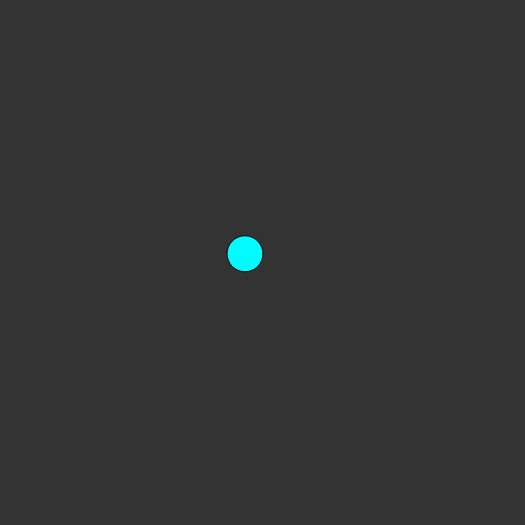
Frame 1 (no input)
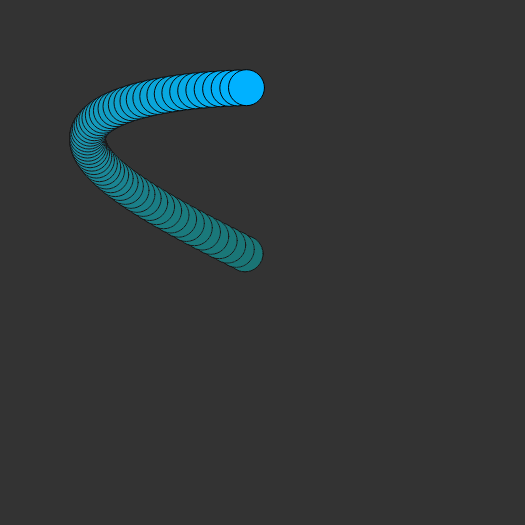
Frame 60 (no input)
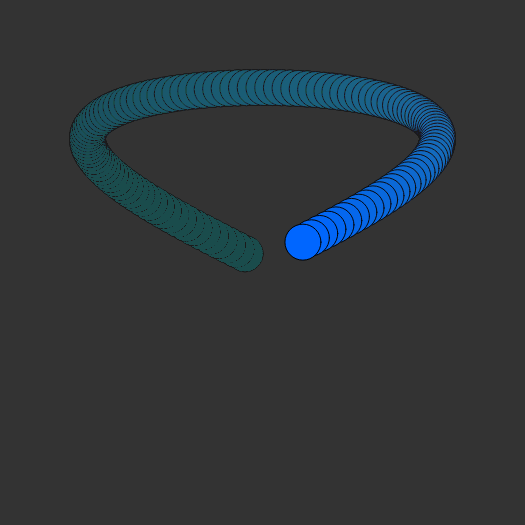
Frame 120 (the mouse pressed at the canvas centre since frame 60)

The p5.js sketch that drew these frames (run headless with seeded random() and noise() and a simulated clock; from frame 60 on, the mouse is pressed at the canvas centre):

// p5.js sketch
// ── sketch.js
// Version 0.7

let a, b, a_p, a_b, delta, delta_p;
let draw_x, draw_y;
let t = 1;
let amp_x = 175;
let amp_y = 175;

function setup() {
  createCanvas(525, 525);
  delta = PI;
  background(51);
  let div = createDiv("");
  draw_x = createP("");
  draw_y = createP("");
  draw_x.elt.setAttribute("class", "function");
  draw_y.elt.setAttribute("class", "function");

  a_p = createP(" ");
  a = createSlider(-0.1, 0.1, 0.1, 0.005);
  a_p.elt.innerHTML = "a: " + a.elt.value;

  b_p = createP(" ");
  b = createSlider(-0.1, 0.1, -0.05, 0.005);
  b_p.elt.innerHTML = "b: " + b.elt.value;


  a.size(300);
  b.size(300);

  div.child(a_p);
  div.child(a);
  div.child(b_p);
  div.child(b);

  table(div);
  drawFunc();

  a.elt.addEventListener('change', ev => {
    background(51);
    a_p.elt.innerHTML = "a: " + a.elt.value;
  });
  b.elt.addEventListener('change', ev => {
    background(51);
    b_p.elt.innerHTML = "b: " + b.elt.value;
  });
}

function draw() {
  background(51, 5);
  let x, y;
  x = amp_x * sin((Number(a.elt.value) * t) + delta);
  y = amp_y * sin(Number(b.elt.value) * t);

  translate(width / 2, height / 2);
  colorMode(HSB);
  let hue = map(sin(t / 300), -1, 1, 0, 360);

  fill(hue, 100, 100);
  let circle = ellipse(x, y, 36, 36);
  colorMode(RGB);
  t += 0.5;

}

function table(div){
  let table = createElement("table");

  let twopi_p= createElement("th");
  let span1 = createElement("span");
  span1.elt.setAttribute("class", "left");
  span1.elt.style = "display: block;"
  span1.elt.value = TWO_PI;
  span1.elt.innerHTML = "2π";

  twopi_p.child(span1);
  twopi_p.elt.value = TWO_PI;
  twopi_p.elt.addEventListener('click', changeDelta);
  table.child(twopi_p);

  let pi_p= createElement("th");
  let span2 = createElement("span");
  span2.elt.setAttribute("class", "left");
  span2.elt.style = "display: block;"
  span2.elt.value = PI;
  span2.elt.innerHTML = "π";

  pi_p.child(span2);
  pi_p.elt.value = PI;
  pi_p.elt.addEventListener('click', changeDelta);
  table.child(pi_p);

  let halfpi_p= createElement("th");
  let span3 = createElement("span");
  span3.elt.style = "display: block;"
  span3.elt.value = HALF_PI;
  span3.elt.innerHTML = "π";

  let span4 = createElement("span");
  span4.elt.style = "display: block; border-top: 1px solid";
  span4.elt.value = HALF_PI;
  span4.elt.innerHTML = "2";

  halfpi_p.child(span3);
  halfpi_p.child(span4);
  halfpi_p.elt.value = HALF_PI;
  halfpi_p.elt.addEventListener('click', changeDelta);
  table.child(halfpi_p);

  let quarterpi_p= createElement("th");
  let span5 = createElement("span");
  span5.elt.style = "display: block;"
  span5.elt.value = QUARTER_PI;
  span5.elt.innerHTML = "π";

  let span6 = createElement("span");
  span6.elt.style = "display: block; border-top: 1px solid";
  span6.elt.value = QUARTER_PI;
  span6.elt.innerHTML = "4";

  quarterpi_p.child(span5);
  quarterpi_p.child(span6);
  quarterpi_p.elt.value = QUARTER_PI;
  quarterpi_p.elt.addEventListener('click', changeDelta);
  table.child(quarterpi_p);

  delta_p = createP("Delta: π");
  div.child(delta_p);
  div.child(table);
}

function changeDelta(e){
  let value = Number(e.srcElement.value)

  if(value > 6){
    delta_p.elt.innerHTML = "Delta: 2π";
  }else if(value > 3){
    delta_p.elt.innerHTML = "Delta: π";
  }else if(value > 1.5){
    delta_p.elt.innerHTML = "Delta: π / 2";
  }else{
    delta_p.elt.innerHTML = "Delta: π / 4";
  }
  delta = value;
  background(51);
  drawFunc();
}


function drawFunc(){
  let delta_print;
  if(delta > 6){
    delta_print = "2π";
  }else if(delta > 3){
    delta_print = "π";
  }else if(delta > 1.5){
    delta_print = "π / 2";
  }else{
    delta_print = "π / 4";
  }

  draw_x.elt.innerHTML = "x = " + String(amp_x) + " sin(" + String(a.elt.value) + " t + " + delta_print + "),";
  draw_y.elt.innerHTML = "y = " + String(amp_y) + " sin(" + String(b.elt.value) + " t)";


}

// ── master.css
body{
  background-color: rgb(40, 40, 40);
  font-family: serif;
}

canvas{
  border: 2px solid black;
  border-radius: 5px;
}

div {
  position: absolute;
  text-align: center;
  top: 8px;
  left: 545px;
  padding: 15px;
  border: 2px solid black;
  border-radius: 5px;
  color: white;
  background-color: #3b3b3b;
}

div > p {
  font-family: sans-serif;
  font-size: 23px;
}

th {
  font-size: 30px;
  padding: 10px;
  border-radius: 5px;
  border: 1px solid;
}

table{
  width: 100%;
  margin-top: 20px;
}

.left{
  position: relative;
  top: 15px;
}

#title{
  font-family: sans-serif;
  text-align: center;
  color: white;
  position: absolute;
  font-size: 45px;
  width: 525px;
  top: -15px;
  text-transform: capitalize;
  text-shadow:
  -2px -2px 0 #000,
  2px -2px 0 #000,
  -2px 2px 0 #000,
  2px 2px 0 #000;
}

.function {
  width: 525px;
  text-align: left;
  margin-left: 75px;
  font-size: 30px;
  color: white;
}
